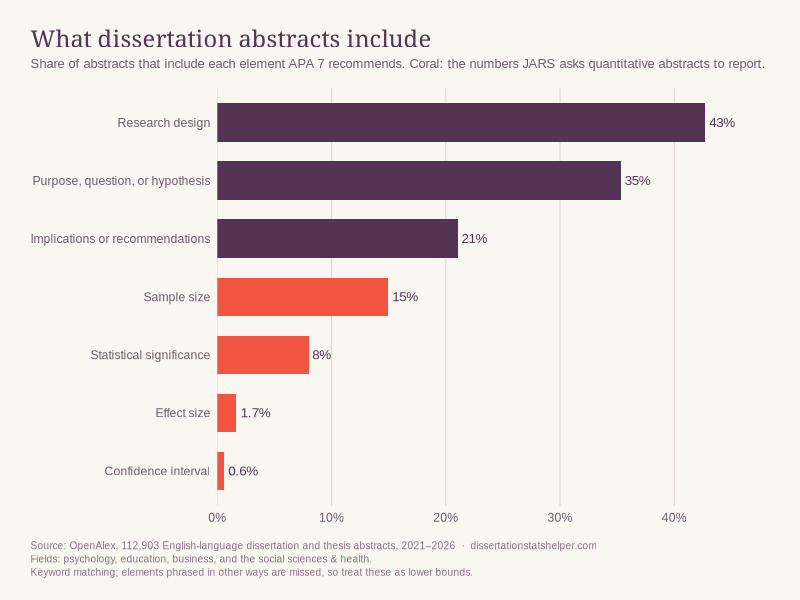
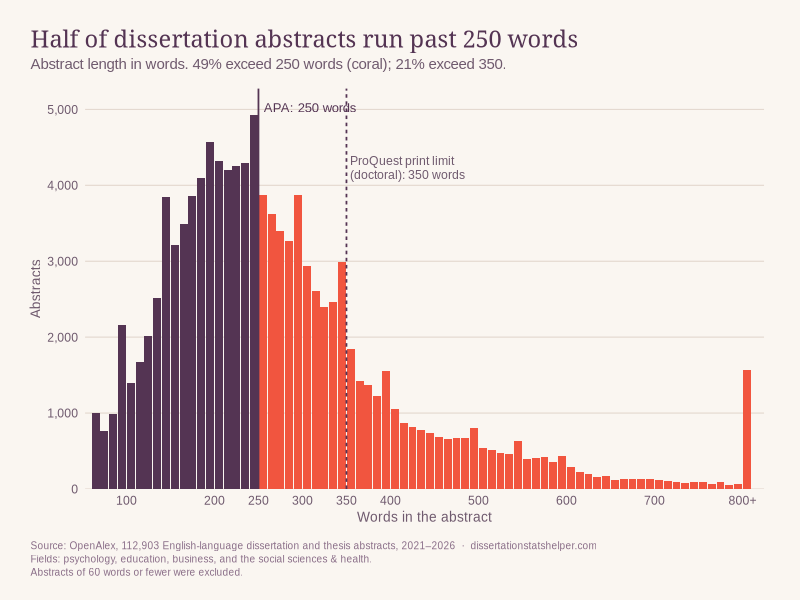

Here is the R script that generated these plots, in order:
# Charts for the DSH post "How to write a dissertation abstract (APA 7)".
#   Rscript make_abstract_charts.R      (after python abstract_elements.py)
suppressPackageStartupMessages({library(ggplot2); library(dplyr); library(readr); library(forcats); library(scales)})
here <- normalizePath(".")
site <- file.path(here, "..", "..", "..", "Dissertation Stats Helper", "standalone", "dist", "images", "blog", "abstract-guide")
out <- normalizePath(Sys.getenv("DSH_CHART_DIR", if (dir.exists(dirname(site))) site else file.path(here, "charts", "abstract-guide")), mustWork = FALSE)
dir.create(out, recursive = TRUE, showWarnings = FALSE)
plum <- "#543453"; coral <- "#F1553F"; cream <- "#FAF6F1"; mauve <- "#8A6E88"; rule <- "#E4D9D0"; deep <- "#6F5A6E"; pale <- "#CDBFCB"

el <- read_csv("abstract_guide/elements.csv", show_col_types = FALSE)
bins <- read_csv("abstract_guide/length_bins.csv", show_col_types = FALSE)
total <- el %>% filter(element == "Effect size") %>% summarise(n = sum(abstracts)) %>% pull(n)
source_line <- sprintf("Source: OpenAlex, %s English-language dissertation and thesis abstracts, 2021–2026  ·  dissertationstatshelper.com
Fields: psychology, education, business, and the social sciences & health.", comma(total))

theme_dsh <- function(base = 11) {
  theme_minimal(base_size = base, base_family = "Arial") +
    theme(plot.background = element_rect(fill = cream, colour = NA), panel.background = element_rect(fill = cream, colour = NA),
          text = element_text(colour = plum), axis.text = element_text(colour = deep), axis.title = element_text(colour = deep, size = rel(.9)),
          plot.title = element_text(family = "Georgia", size = rel(1.55), colour = plum, margin = margin(b = 4)),
          plot.subtitle = element_text(colour = deep, size = rel(.98), margin = margin(b = 12), lineheight = 1.15),
          plot.caption = element_text(colour = mauve, size = rel(.66), hjust = 0, margin = margin(t = 12), lineheight = 1.1), plot.caption.position = "plot",
          plot.title.position = "plot", panel.grid.major.y = element_blank(), panel.grid.minor = element_blank(),
          panel.grid.major.x = element_line(colour = rule, linewidth = .4), legend.position = "none", plot.margin = margin(22, 26, 16, 22))
}
save <- function(p, name, h) ggsave(file.path(out, name), p, device = ragg::agg_png, width = 1600, height = h, units = "px", dpi = 200, bg = cream)

# 1. How often abstracts include each element APA asks for (all four fields pooled).
d <- el %>% filter(element != "Sample size and effect size") %>% group_by(element) %>% summarise(share = sum(x) / sum(abstracts), .groups = "drop") %>%
  mutate(stat = element %in% c("Sample size", "Effect size", "Confidence interval", "Statistical significance"), element = fct_reorder(element, share))
p <- ggplot(d, aes(x = share, y = element)) +
  geom_col(aes(fill = stat), width = .66) +
  geom_text(aes(label = percent(share, if_else(share < .02, .1, 1))), hjust = -.15, size = 3.4, colour = plum, family = "Arial") +
  scale_fill_manual(values = c(`TRUE` = coral, `FALSE` = plum)) +
  scale_x_continuous(labels = percent_format(1), expand = expansion(mult = c(0, .12))) +
  labs(title = "What dissertation abstracts include",
       subtitle = "Share of abstracts that include each element APA 7 recommends. Coral: the numbers JARS asks quantitative abstracts to report.",
       x = NULL, y = NULL, caption = paste0(source_line, "\nKeyword matching; elements phrased in other ways are missed, so treat these as lower bounds.")) +
  theme_dsh() + theme(plot.subtitle = element_text(size = 9.3))
save(p, "abstract-elements.png", 900)

# 2. How long abstracts are (all four fields pooled), against APA's 250 words and ProQuest's 350-word print limit.
h <- bins %>% group_by(bin_low) %>% summarise(n = sum(n), .groups = "drop") %>% mutate(over = bin_low >= 250)
over250 <- sum(h$n[h$bin_low >= 250]) / sum(h$n); over350 <- sum(h$n[h$bin_low >= 350]) / sum(h$n)
p <- ggplot(h, aes(x = bin_low + 5, y = n, fill = over)) +
  geom_col(width = 9) +
  geom_vline(xintercept = c(250, 350), colour = plum, linewidth = .6, linetype = c("solid", "22")) +
  annotate("text", x = 256, y = max(h$n) * 1.02, label = "APA: 250 words", hjust = 0, size = 3.3, colour = plum, family = "Arial") +
  annotate("text", x = 354, y = max(h$n) * .86, label = "ProQuest print limit\n(doctoral): 350 words", hjust = 0, size = 3.1, colour = deep, family = "Arial", lineheight = .95) +
  scale_fill_manual(values = c(`TRUE` = coral, `FALSE` = plum)) +
  scale_x_continuous(breaks = c(100, 200, 250, 300, 350, 400, 500, 600, 700, 800), labels = c("100", "200", "250", "300", "350", "400", "500", "600", "700", "800+"),
                     expand = expansion(mult = c(.01, .02))) +
  scale_y_continuous(labels = comma, expand = expansion(mult = c(0, .05))) +
  labs(title = "Half of dissertation abstracts run past 250 words",
       subtitle = sprintf("Abstract length in words. %s exceed 250 words (coral); %s exceed 350.", percent(over250, 1), percent(over350, 1)),
       x = "Words in the abstract", y = "Abstracts", caption = paste0(source_line, "\nAbstracts of 60 words or fewer were excluded.")) +
  theme_dsh() + theme(panel.grid.major.y = element_line(colour = rule, linewidth = .4), panel.grid.major.x = element_blank())
save(p, "abstract-length.png", 950)
cat("charts written to", out, "\n")
